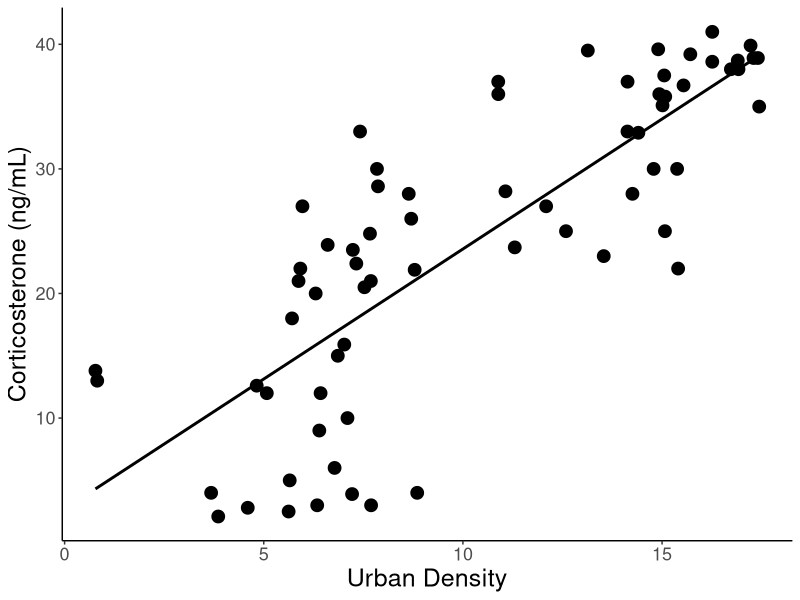
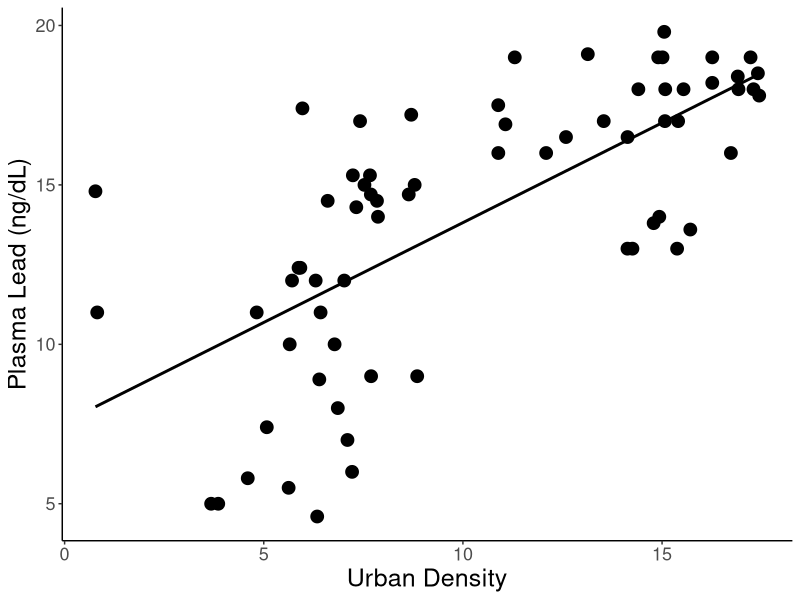
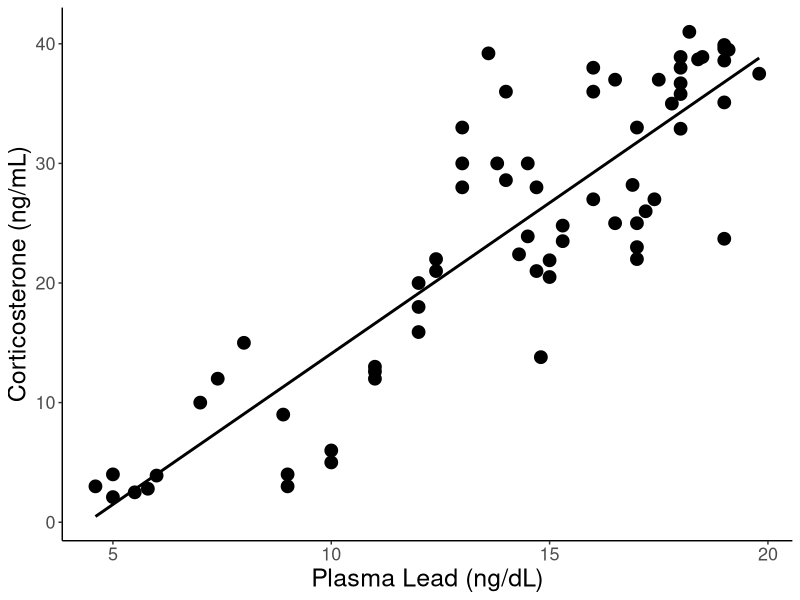
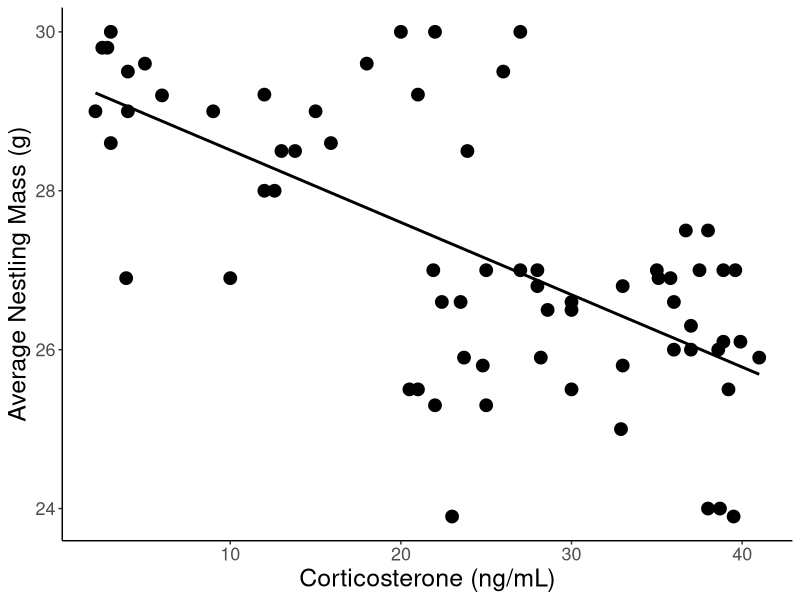
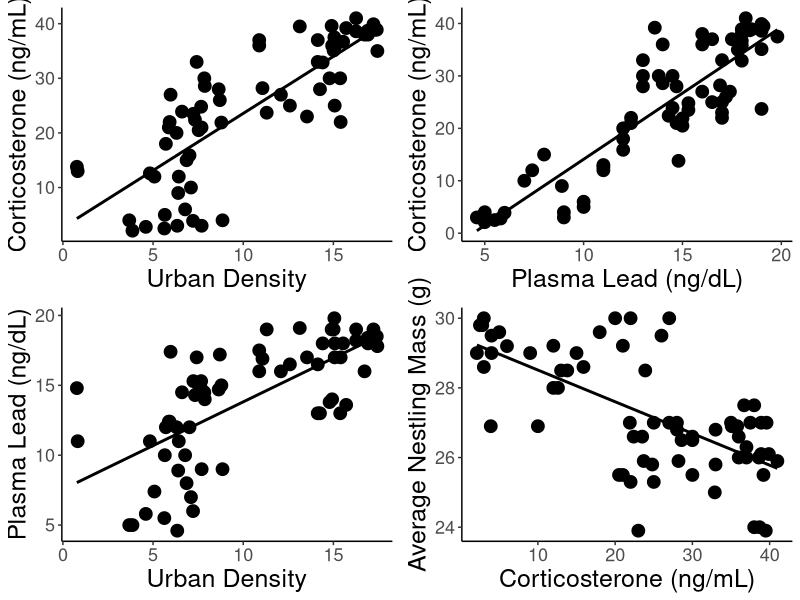

Generate these figures, in order, with R:
### Figures Code for: 
### Increased lead and glucocorticoid concentrations 
### reduce reproductive success in House Sparrows 
### along an urban gradient 
########################################################

library(ggplot2)

data <- read.csv("urban_lead_cort_data.csv")

str(data)
head(data)


#################################################################
#### Clean up data ###
data$nest <-  as.factor(data$Nest)
data$noise <- as.numeric(data$NoiseValue)
data$light <- as.numeric(data$NightLightReflect)
data$urban <- as.numeric(data$UrbanDensity*100)
data$cort <- as.numeric(data$cort)
data$lead <- as.numeric(data$lead)
data$avgyoungmass <- as.numeric(data$nest.average.weight)
data$broodsize <- as.numeric(data$X..nestlings)
data$sex <- as.factor(data$sex)
data$mass <- as.numeric(data$weight)
data$tarsus <- as.numeric(data$tarsus)

# Remove columns
data$Nest <- NULL
data$NoiseValue <- NULL
data$NightLightReflect <- NULL
data$UrbanDensity <- NULL
data$nest.average.weight <- NULL
data$X..nestlings <- NULL

# Rearrange Columns 
dat <- subset(data, select=c("nest", "noise", "light", "urban", "cort", "lead", "avgyoungmass", "broodsize", "sex", "mass", "tarsus"))





##################################
### Figures

# Urban Density and Cort
a <- ggplot(dat, aes(x = urban, y = cort)) +
  geom_point(size = 4)+
  geom_smooth(method = lm, se= FALSE, fullrange=FALSE, level=0.95, color = "black", size = 1) +
  theme_classic() +
  labs(x="Urban Density", y = "Corticosterone (ng/mL)") +
  theme(axis.title.x = element_text(size = 18)) +
  theme(axis.title.y = element_text(size = 18)) +
  theme(axis.text = element_text(size = 13))
a

# Urban Density and Lead
b <- ggplot(dat, aes(x = urban, y = lead)) +
  geom_point(size = 4) +
  geom_smooth(method = lm, se= FALSE, fullrange=FALSE, level=0.95, color = "black", size = 1) +
  theme_classic() +
  labs(x="Urban Density", y = "Plasma Lead (ng/dL)") +
  theme(axis.title.x = element_text(size = 18)) +
  theme(axis.title.y = element_text(size = 18)) +
  theme(axis.text = element_text(size = 13))
b

# Cort and Lead
c <- ggplot(dat, aes(x = lead, y = cort)) +
  geom_point(size = 4) +
  geom_smooth(method = lm, se= FALSE, fullrange=FALSE, level=0.95, color = "black", size = 1) +
  theme_classic() +
  labs(x="Plasma Lead (ng/dL)", y = "Corticosterone (ng/mL)") +
  theme(axis.title.x = element_text(size = 18)) +
  theme(axis.title.y = element_text(size = 18)) +
  theme(axis.text = element_text(size = 13))
c


# Cort and Offspring Mass
d <- ggplot(dat, aes(x = cort, y = avgyoungmass)) +
  geom_point(size = 4) +
  geom_smooth(method = lm, se= FALSE, fullrange=FALSE, level=0.95, color = "black", size = 1) +
  theme_classic() +
  labs(x="Corticosterone (ng/mL)", y = "Average Nestling Mass (g)") +
  theme(axis.title.x = element_text(size = 18)) +
  theme(axis.title.y = element_text(size = 18)) +
  theme(axis.text = element_text(size = 13))
d


# Combining all graphs into one
library(ggpubr)
theme_set(theme_pubr())
figure1 <- ggarrange(a, c, b, d,
                     ncol = 2, nrow = 2)
figure1



